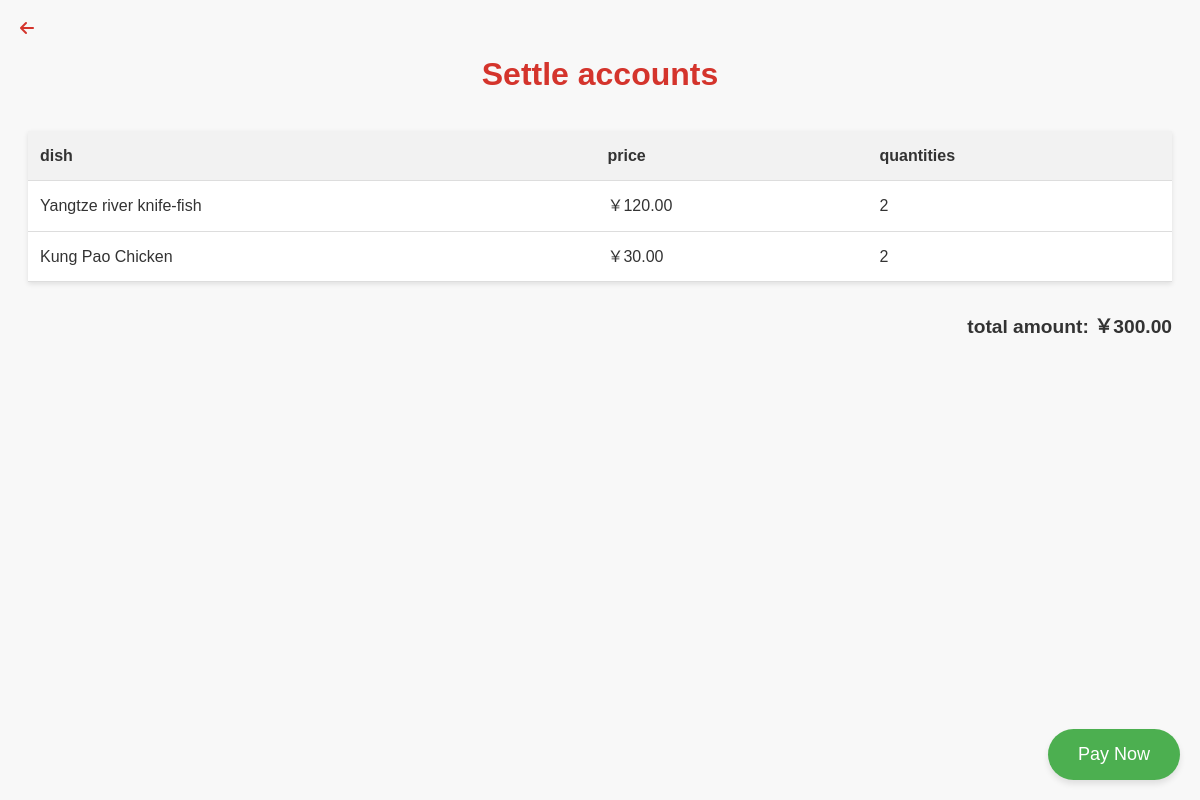
Page /order/checkout/14/ on the committed database.
### orders/models.py (models this page shows)
class OrderItems(models.Model):
    order = models.ForeignKey(Order, on_delete=models.CASCADE, related_name="order_items")
    menuitem = models.ForeignKey(MenuItem, on_delete=models.CASCADE, related_name="menu_orders")
    quantity = models.IntegerField(default=1)  # 添加 quantity 字段，确保记录菜品数量
    class Meta:
        unique_together = (('order', 'menuitem'),)

class MenuItem(models.Model):
    name = models.CharField(max_length=100)
    description = models.TextField()
    price = models.DecimalField(max_digits=10, decimal_places=2)
    image = models.ImageField(upload_to="menu_image/", blank=True, null=True)  # 修改为 ImageField

### orders/views.py (the view)
# urls.py: path("checkout/<int:order_id>/", views.checkout, name="checkout"),
def checkout(request, order_id,):
    order = get_object_or_404(Order, id=order_id)
    order_items = OrderItems.objects.filter(order=order)
    total_price = sum(item.menuitem.price * item.quantity for item in order_items)
    menu_items = list(MenuItem.objects.values("id", "name", "price"))
    for item in menu_items:
        item["price"] = float(item["price"])
    menu_items_json = json.dumps(menu_items)
    return render(request, "orders/checkout.html", {
        "order": order,
        "order_items": order_items,
        "total_price": total_price,
        "menu_items_json": menu_items_json
    })

### orders/templates/orders/checkout.html (shortened to what this page needs)
<!DOCTYPE html>
<html lang="zh">
<head>
    {% load static %}
    <link rel="stylesheet" href="{% static 'css/style.css' %}">
    <link rel="stylesheet" href="https://cdnjs.cloudflare.com/ajax/libs/font-awesome/6.5.0/css/all.min.css">
</head>
<body>
    <a href="/menu/1" class="back-button">
    <i class="fas fa-arrow-left"></i>
    </a>
    <h1>Settle accounts</h1>
    <table>
        <thead>
            <tr>
                <th>dish</th>
                <th>price</th>
                <th>quantities</th>
            </tr>
        </thead>
        <tbody>
            {% for item in order_items %}
            <tr>
                <td>{{ item.menuitem.name }}</td>
                <td>￥{{ item.menuitem.price|floatformat:2 }}</td>
                <td>{{ item.quantity }}</td>
            </tr>
            {% endfor %}
        </tbody>
    </table>
    <p class="total-price">total amount: ￥{{ total_price|floatformat:2 }}</p>
    <button class="floating-button" onclick="goToPayment()"> Pay Now</button>
</body>
</html>

### static/css/style.css (style rules this page uses)
body { font-family: Arial, sans-serif; }
.floating-button { position: fixed; bottom: 20px; right: 20px; background-color: #ff6600; color: white; border: none; padding: 15px 20px; border-radius: 50px; font-size: 18px; cursor: pointer; box-shadow: 2px 2px 10px rgba(0, 0, 0, 0.2); }

### orders/templates/orders/checkout.html (style rules this page uses)
body { font-family: 'Microsoft YaHei', 'Heiti SC', 'Helvetica', sans-serif; background-color: #f8f8f8; color: #333; line-height: 1.6; padding: 20px; }
h1 { color: #d4342c; text-align: center; margin-bottom: 30px; }
table { width: 100%; border-collapse: collapse; margin-bottom: 30px; background-color: white; box-shadow: 0 2px 5px rgba(0,0,0,0.1); }
th, td { padding: 12px; text-align: left; border-bottom: 1px solid #ddd; }
th { background-color: #f2f2f2; font-weight: bold; }
.total-price { font-size: 1.2em; font-weight: bold; text-align: right; margin-top: 20px; }
.floating-button { position: fixed; bottom: 20px; right: 20px; background-color: #4CAF50; color: white; border: none; padding: 15px 30px; border-radius: 30px; font-size: 18px; cursor: pointer; box-shadow: 0 4px 6px rgba(0,0,0,0.1); transition: background-color 0.3s; }
.back-button { position: absolute; top: 20px; left: 20px; font-size: 16px; color: #d4342c; text-decoration: none; font-weight: bold; display: flex; align-items: center; }
.back-button i { margin-right: 6px; }

### rows in the picture
OrderItems: menuitem.name "Yangtze river knife-fish", menuitem.price "120.00", quantity "2"
OrderItems: menuitem.name "Kung Pao Chicken", menuitem.price "30.00", quantity "2"

### other values in the picture
{{ total_price|floatformat:2 }} "300.00"
